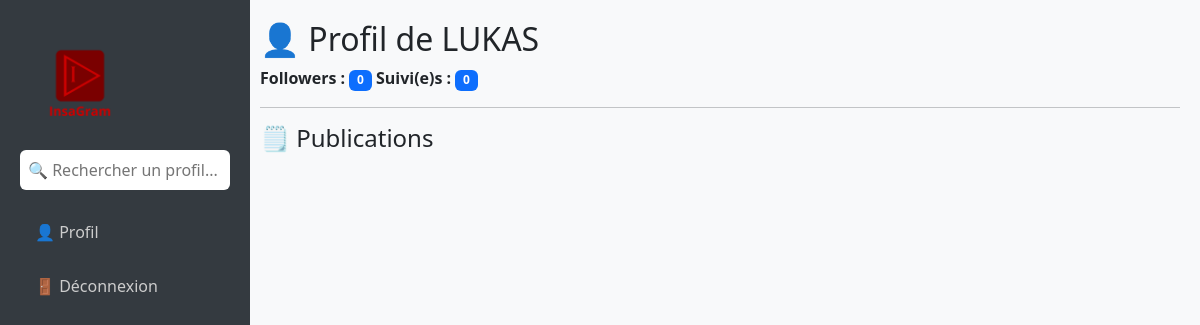
The page /user/Fauli on the database as committed earlier.
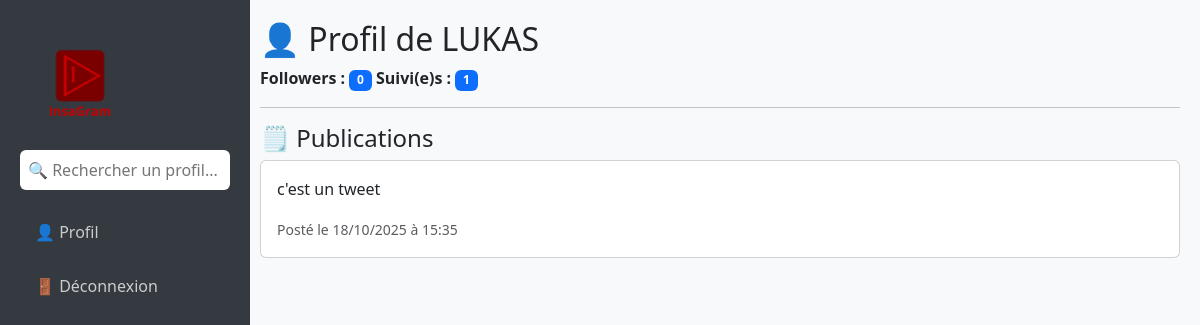
The same page on the database as committed later.
### app.py (models this page shows, shortened)
class User(db.Model):
    id = db.Column(db.Integer, primary_key=True)
    name = db.Column(db.String(80), unique=False, nullable=False)
    username = db.Column(db.String(80), unique=True, nullable=False)
    password = db.Column(db.String(80), nullable=False)
    email = db.Column(db.String(120), unique=True, nullable=False)
    biography = db.Column(db.Text, nullable=True)
    posts = db.relationship('Post', backref='author', lazy=True)
    followed = db.relationship(
        'User',
        secondary=followers,
        primaryjoin=(followers.c.follower_id == id),
        secondaryjoin=(followers.c.followed_id == id),
        backref=db.backref('followers', lazy='dynamic'),
        lazy='dynamic'
    )
    @property
    def followers_count(self):
        return self.followers.count()
    @property
    def following_count(self):
        return self.followed.count()

class Post(db.Model):
    id = db.Column(db.Integer, primary_key=True)
    user_id = db.Column(db.Integer, db.ForeignKey('user.id'), nullable=False)
    content = db.Column(db.String(255), nullable=False)
    date_posted = db.Column(db.DateTime, default=lambda: datetime.now(PARIS))
    likes = db.relationship('Like', backref='post', lazy=True)
    comments = db.relationship('Comment', backref='post', lazy=True)

### app.py (the view)
@app.route('/user/<username>')
def user_profile(username):
    user = User.query.filter_by(username=username).first_or_404()
    posts = Post.query.filter_by(user_id=user.id).order_by(Post.date_posted.desc()).all()
    current_user = None
    liked_post_ids = []
    liked_comment_ids = []
    if 'username' in session:
        current_user = User.query.filter_by(username=session['username']).first()
        liked_post_ids = [like.post_id for like in Like.query.filter_by(user_id=current_user.id).all()]
        liked_comment_ids = [like.comment_id for like in CommentLike.query.filter_by(user_id=current_user.id).all()]
    return render_template(
        'user_profile.html',
        user=user,
        posts=posts,
        current_user=current_user,
        liked_post_ids=liked_post_ids,
        liked_comment_ids=liked_comment_ids
    )

### templates/user_profile.html (shortened to what this page needs)
<!DOCTYPE html>
<html lang="fr">
<head>
    <link rel="stylesheet" href="https://cdn.jsdelivr.net/npm/bootstrap@5.3.0/dist/css/bootstrap.min.css">
</head>
<body>
    <div class="sidebar">
        <img src="{{ url_for('static', filename='images/LOGO_sidebar.png') }}" alt="Logo InsaGram" class="logo">
        <form class="search-box" method="GET" action="{{ url_for('search') }}">
            <input type="text" name="q" placeholder="🔍 Rechercher un profil..." aria-label="Rechercher">
        </form>
    <a href="{{ url_for('profile') }}"
        class="{% if request.endpoint == 'profile' %}active disabled{% endif %}"
        {% if request.endpoint == 'profile' %}tabindex="-1" aria-disabled="true"{% endif %}>
        👤 Profil
    </a>
        <a href="{{ url_for('logout') }}">🚪 Déconnexion</a>
    </div>
<div class="main-content">
    <h2>👤 Profil de {{ user.name }}</h2>
    <p>
        <b>Followers :</b> <span class="badge bg-primary">{{ user.followers_count }}</span>
        <b>Suivi(e)s :</b> <span class="badge bg-primary">{{ user.following_count }}</span>
    </p>
    <hr>
    <h4>🗒️ Publications</h4>
    {% for post in posts %}
    <div class="card mb-3">
        <div class="card-body">
            <p>{{ post.content }}</p>
            <small class="text-muted">Posté le {{ post.date_posted.strftime('%d/%m/%Y à %H:%M') }}</small>
        </div>
    </div>
    {% endfor %}
</div>
</body>
</html>

### templates/user_profile.html (style rules this page uses)
body { display: flex; min-height: 100vh; background-color: #f8f9fa; }
.sidebar { width: 250px; background-color: #343a40; color: white; padding: 20px; position: fixed; height: 100%; top: 0; left: 0; }
.sidebar a { display: block; color: #ccc; text-decoration: none; padding: 10px 15px; border-radius: 8px; margin-bottom: 10px; }
.search-box input { width: 100%; padding: 8px; border: none; border-radius: 6px; margin-bottom: 20px; }
img.logo { width: 120px; margin-bottom: 10px; }
.main-content { margin-left: 270px; padding: 30px; width: 100%; }
.main-content { margin-left: 240px; width: calc(100% - 240px); padding: 20px; }

Rows that differ between the two databases and show on the page:
added Post: content "c'est un tweet", date_posted "18/10/2025 à 15:35"
Other text that changed with them:
{{ user.following_count }}: "0" → "1"
